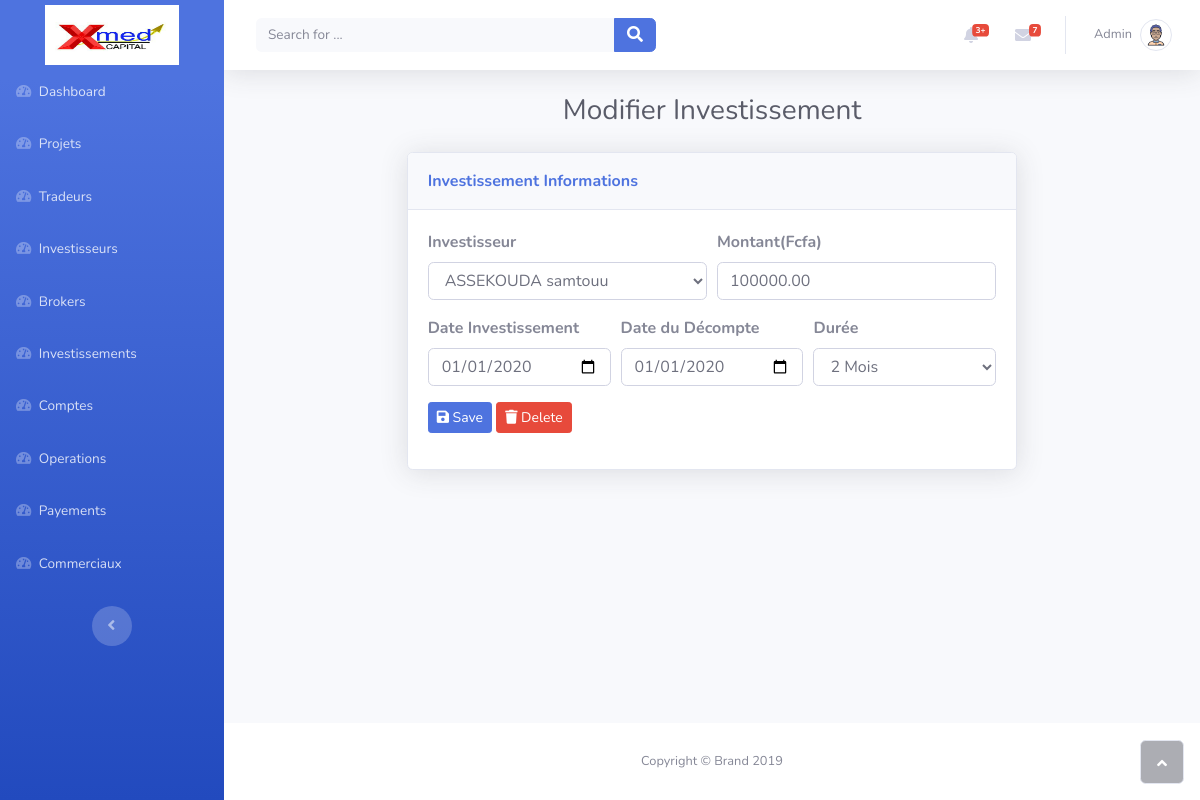
Screenshot of /investissements/modifier/4 (signed in) with the database file from the repository.
### investissement/models.py (models this page shows, shortened)
class Investissement(models.Model):
	investisseur = models.ForeignKey(Investisseur, related_name='investissements', on_delete=models.CASCADE)
	montant = models.DecimalField(max_digits=10, decimal_places=2)
	date_investissement = models.DateField(default=date.today)
	date_decompte = models.DateField(default=date.today)
	duree = models.PositiveSmallIntegerField(default=1)

### investissement/views.py (the view, shortened to what this page needs)
# urls.py: path('modifier/<int:pk>', views.modifier, name="modifier_broker"),
@login_required
@staff_member_required
def modifier(request, pk):
    investissement = Investissement.objects.get(id=pk)
    form = InvestissementForm(
        initial={
            'investisseur': investissement.investisseur,
            'montant': investissement.montant,
            'date_investissement': investissement.date_investissement.strftime('%Y-%m-%d'),
            'date_decompte': investissement.date_decompte.strftime('%Y-%m-%d'),
            'duree': investissement.duree,
        }
    )
    form.instance = investissement
    context = {
        'form': form,
        'investissement': investissement,
    }
    return render(request, 'investissement/modifier.html', context)

### investisseur/context_processors.py (called while the page is built)
def infos_investisseur(request):
    try:
        investisseur = Investisseur.objects.get(id=request.user.id)
    except Investisseur.DoesNotExist:
        investisseur = None
    context = {'investisseur': investisseur}
    return context

### investisseur/models.py (called while the page is built)
	def __str__(self):
		return f"{self.first_name} {self.last_name}"

### investissement/templates/investissement/modifier.html (shortened to what this page needs)
{% extends 'base.html' %}
{% load static %}
{% block stylesheets %}
	<link rel="stylesheet" type="text/css" href="{% static 'css/compte/modifier.css' %}">
{% endblock %}
{% block content %}
    <div class="container-fluid">
        <h3 class="text-dark text-center mb-4">Modifier Investissement</h3>
        <div class="row mb-3">
            <div class="col-lg-2">
            </div>
            <div class="col-lg-8">
                <div class="row">
                    <div class="col">
                        <div class="card shadow mb-3">
                            <div class="card-header py-3">
                                <p class="text-primary m-0 font-weight-bold">Investissement Informations</p>
                            </div>
                            <div class="card-body">
                                {% include 'investissement/forms/modifier.html' %}
                            </div>
                        </div>
                    </div>
                </div>
            </div>
        </div>
    </div>
{% endblock %}

### templates/header.html (shortened to what this page needs)
{% load static %}
<nav class="navbar navbar-light navbar-expand bg-white shadow mb-4 topbar static-top">
	<div class="container-fluid">
		<form class="form-inline d-none d-sm-inline-block mr-auto ml-md-3 my-2 my-md-0 mw-100 navbar-search">
			<div class="input-group"><input class="bg-light form-control border-0 small" type="text" placeholder="Search for ...">
				<div class="input-group-append">
					<button class="btn btn-primary py-0" type="button"><i class="fas fa-search"></i></button>
				</div>
			</div>
		</form>
		<ul class="nav navbar-nav flex-nowrap ml-auto">
			<li class="nav-item dropdown no-arrow mx-1" role="presentation">
				<div class="nav-item dropdown no-arrow">
					<a class="dropdown-toggle nav-link" data-toggle="dropdown" aria-expanded="false" href="#">
						<span class="badge badge-danger badge-counter">3+</span>
						<i class="fas fa-bell fa-fw"></i>
					</a>
				</div>
			</li>
			<li class="nav-item dropdown no-arrow mx-1" role="presentation">
				<div class="nav-item dropdown no-arrow">
					<a class="dropdown-toggle nav-link" data-toggle="dropdown" aria-expanded="false" href="#">
						<i class="fas fa-envelope fa-fw"></i>
						<span class="badge badge-danger badge-counter">7</span>
					</a>
				</div>
			</li>
			<li class="nav-item dropdown no-arrow" role="presentation">
				<div class="nav-item dropdown no-arrow">
					<a class="dropdown-toggle nav-link" data-toggle="dropdown" aria-expanded="false" href="#">
						<span class="d-none d-lg-inline mr-2 text-gray-600 small">{{ user.username|capfirst }}</span>
						<img class="border rounded-circle img-profile" src="{% static 'img/avatars/avatar6.png' %}">
					</a>
				</div>
			</li>
		</ul>
	</div>
</nav>

### investissement/templates/investissement/forms/modifier.html (shortened to what this page needs)
{% load static %}
<form id="modifier_form" action="" method="POST" enctype="multipart/form-data">
    <div class="form-row">
        <div class="col">
            <div class="form-group">
                <label for="id_investisseur">
                    <strong>Investisseur</strong>
                </label>
                {{ form.investisseur }}
            </div>
        </div>
        <div class="col">
            <div class="form-group">
                <label for="id_montant">
                    <strong>Montant(Fcfa)</strong>
                </label>
                {{ form.montant }}
            </div>
        </div>
    </div>
    <div class="form-row">
        <div class="col">
            <div class="form-group">
                <label for="id_date_investissement">
                    <strong>Date Investissement</strong>
                </label>
                {{ form.date_investissement }}
            </div>
        </div>
        <div class="col">
            <div class="form-group">
                <label for="id_date_decompte">
                    <strong>Date du Décompte</strong>
                </label>
                {{ form.date_decompte }}
            </div>
        </div>
        <div class="col">
            <div class="form-group">
                <label for="id_duree">
                    <strong>Durée</strong>
                </label>
                {{ form.duree }}
            </div>
        </div>
    </div>
    <div class="form-group">
        <button class="btn btn-primary btn-sm" type="submit"><i class="fas fa-save"></i>&nbsp;Save</button>
        <button class="btn btn-danger btn-sm" type="button"
                value="{% url 'supprimer_investissement' pk=investissement.id %}"
                onclick="supprimerInvestissement(this.value);">
            <i class="fas fa-trash" ></i>&nbsp;Delete
        </button>
    </div>
</form>

### rows the page displays
Investissement: investisseur "ASSEKOUDA samtouu", montant "100000.00", date_investissement "01/01/2020", date_decompte "01/01/2020", duree "2 Mois"

### other values shown
{{ user.username|capfirst }} "Admin"
